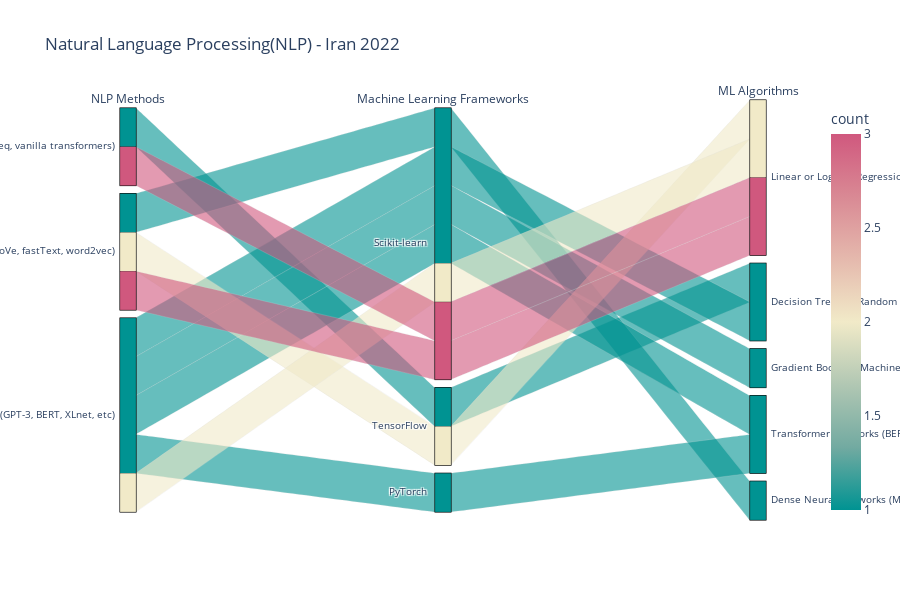

Notebook code for this chart:
### Code cell
NLPM = iran_2022_nafill[iran_2022_nafill['Q20_1'] != 'Not Answer']
NLPM = NLPM[NLPM['Q20_1'] != 'Other']
NLPM = NLPM[['Q20_1','Q17_1','Q18_1']].value_counts()
NLPM = pd.DataFrame(NLPM)
NLPM = NLPM.reset_index()

fig = px.parallel_categories(NLPM,dimensions=['Q20_1','Q17_1','Q18_1'],
                            labels={'Q20_1': 'NLP Methods','Q17_1':'Machine Learning Frameworks','Q18_1':'ML Algorithms'},
                            title='Natural Language Processing(NLP) - Iran 2022',
                            height=600,
                            color='count',
                            color_continuous_scale=px.colors.diverging.Tealrose)
fig.show()

### Figure 1 — Plotly figure (JSON) as saved in the notebook; plotly's stock layout.template omitted (floating-point values rounded to 4 significant figures)
{"data": [{"dimensions": [{"label": "NLP Methods", "values": ["Encoder-decoder models (seq2seq, vanilla transformers)", "Word embeddings/vectors (GLoVe, fastText, word2vec)", "Transformer language models (GPT-3, BERT, XLnet, etc)", "Word embeddings/vectors (GLoVe, fastText, word2vec)", "Encoder-decoder models (seq2seq, vanilla transformers)", "Transformer language models (GPT-3, BERT, XLnet, etc)", "Transformer language models (GPT-3, BERT, XLnet, etc)", "Transformer language models (GPT-3, BERT, XLnet, etc)", "Transformer language models (GPT-3, BERT, XLnet, etc)", "Word embeddings/vectors (GLoVe, fastText, word2vec)"]}, {"label": "Machine Learning Frameworks", "values": ["  Scikit-learn ", "  Scikit-learn ", "  Scikit-learn ", "  TensorFlow ", "  TensorFlow ", "  Scikit-learn ", "  Scikit-learn ", "  Scikit-learn ", " PyTorch ", "  Scikit-learn "]}, {"label": "ML Algorithms", "values": ["Linear or Logistic Regression", "Linear or Logistic Regression", "Linear or Logistic Regression", "Linear or Logistic Regression", "Decision Trees or Random Forests", "Decision Trees or Random Forests", "Gradient Boosting Machines (xgboost, lightgbm, etc)", "Transformer Networks (BERT, gpt-3, etc)", "Transformer Networks (BERT, gpt-3, etc)", "Dense Neural Networks (MLPs, etc)"]}], "domain": {"x": [0, 1], "y": [0, 1]}, "line": {"color": [3, 3, 2, 2, 1, 1, 1, 1, 1, 1], "coloraxis": "coloraxis"}, "name": "", "type": "parcats"}], "layout": {"coloraxis": {"colorbar": {"title": {"text": "count"}}, "colorscale": [[0, "rgb(0, 147, 146)"], [0.1667, "rgb(114, 170, 161)"], [0.3333, "rgb(177, 199, 179)"], [0.5, "rgb(241, 234, 200)"], [0.6667, "rgb(229, 185, 173)"], [0.8333, "rgb(217, 137, 148)"], [1, "rgb(208, 88, 126)"]]}, "height": 600, "legend": {"tracegroupgap": 0}, "title": {"text": "Natural Language Processing(NLP) - Iran 2022"}}}
